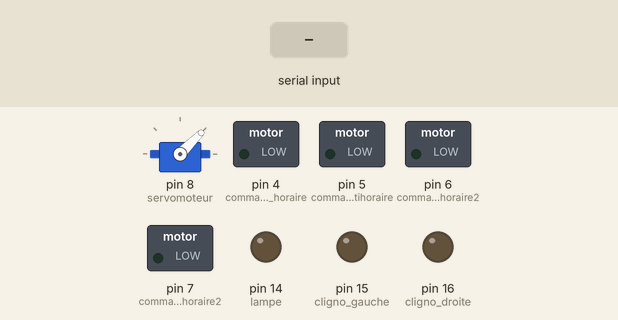
The sketch below on a simulated Arduino Uno, built with avr-gcc and run on an emulated ATmega328P. On the bench: servo, switched loads named in the sketch (green lamp = pin HIGH), output pins drawn as LEDs (lit = HIGH). The test bench sets the inputs (shaded band).

Above: at 1.2 s.
1.3 s: "Z" received over the second serial link
At 1.9 s:
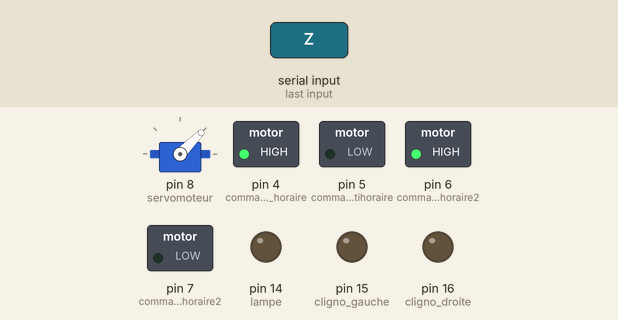
2.8 s: "S" received over the second serial link
At 3.1 s:
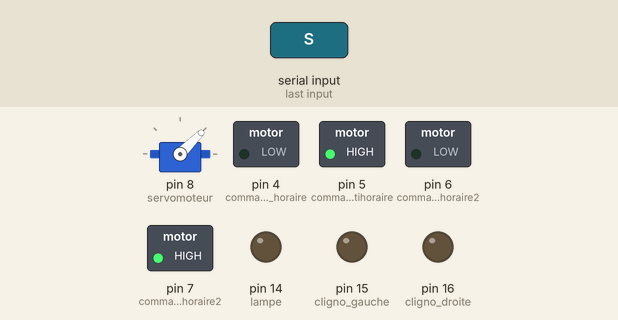
4.3 s: "Q" received over the second serial link
At 5.4 s:
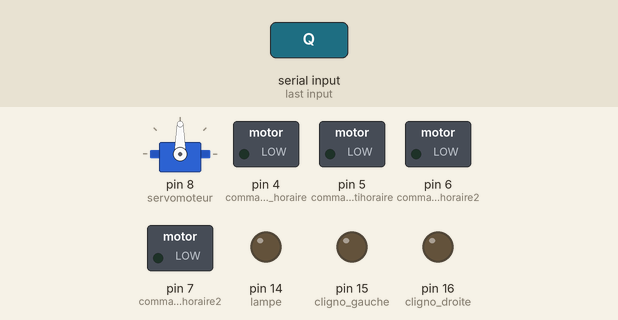
5.8 s: "D" received over the second serial link
At 6.6 s:
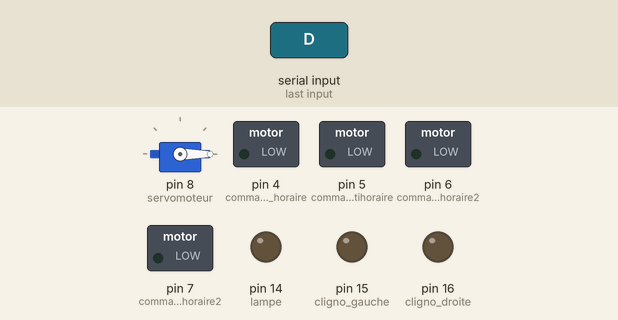
7.3 s: "A" received over the second serial link
At 7.8 s:
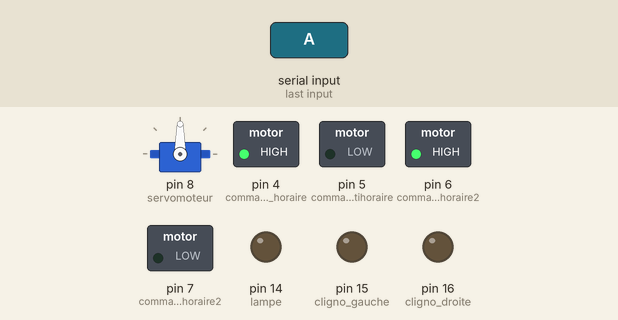
8.8 s: "W" received over the second serial link
At 10.1 s:
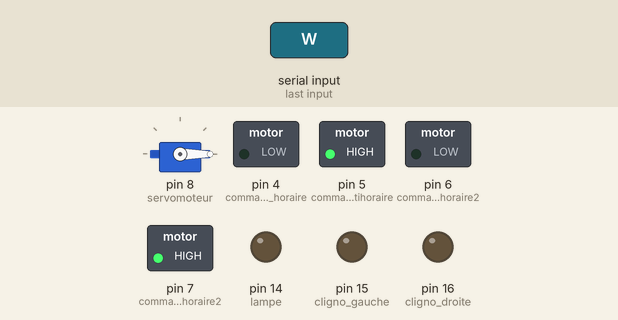
Timing chart, 0 to 11.3 s (numbered marks = the images above; inputs shaded):
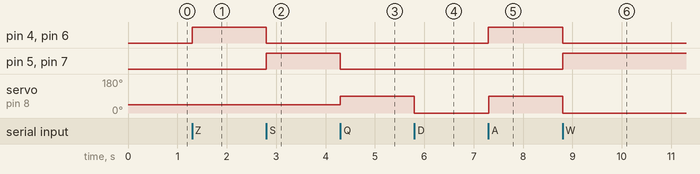

The sketch:

Complet.ino
```cpp
// Bibliotheque //
#include <SoftwareSerial.h>
#include <Servo.h>

// Declaration variable //
#define commande_moteur_horaire 4 //Grove relay
#define commande_moteur_horaire2 6 //Grove relay
#define commande_moteur_antihoraire 5 //Grove relay
#define commande_moteur_antihoraire2 7 //Grove relay
#define RX 2 //Grove bluetooth
#define TX 3 // Grove bluetooth
#define servomoteur 8
#define cligno_gauche 15 //A1
#define cligno_droite 16 //A2
#define lampe 14 //A0

SoftwareSerial mySerial(RX,TX);
Servo monServomoteur;


char bluetooth;
int commande_bluetooth;
int val_servo=45;
boolean etat_lampe=0;
boolean etat_cligno_gauche=0;
boolean etat_cligno_droite=0;
boolean etat_warning=0;
boolean etat_cligno=0;
unsigned long timer0=0;

void setup()
{
    Serial.begin(9600);
    mySerial.begin(9600);

    pinMode(commande_moteur_horaire, OUTPUT);
    pinMode(commande_moteur_horaire2, OUTPUT);
    pinMode(commande_moteur_antihoraire, OUTPUT);
    pinMode(commande_moteur_antihoraire2, OUTPUT);

    pinMode(lampe, OUTPUT);
    pinMode(cligno_gauche, OUTPUT);
    pinMode(cligno_droite, OUTPUT);

	monServomoteur.attach(servomoteur);
}
void loop()
{
    // Ordre de marche bluetooth //
//    Serial.print("\t");
//    Serial.print("commande bluetooth :");
//    Serial.print(commande_bluetooth);
//    Serial.print("\t");

    if (mySerial.available()>0)
    {
      bluetooth = mySerial.read() ;
//      Serial.println(bluetooth);
      if (bluetooth == 'Z') //avancer
      {
        commande_bluetooth = 1;
      }
      else if (bluetooth == 'S') // Reculer
      {
        commande_bluetooth = 2;
      }
      else if (bluetooth == 'Q') // Gauche
      {
        commande_bluetooth = 3;
      }
	  else if (bluetooth == 'D') // Droite
      {
        commande_bluetooth = 4;
      }
	  else if (bluetooth == 'A') // Avancer + Gauche
      {
        commande_bluetooth = 5;
      }
	  else if (bluetooth == 'E') // Avancer + Droite
      {
        commande_bluetooth = 6;
      }
	  else if (bluetooth == 'W') // Reculer + Gauche
      {
        commande_bluetooth = 7;
      }
	  else if (bluetooth == 'C') // Reculer + Droite
      {
        commande_bluetooth = 8;
      }

	  else if (bluetooth == 'X') // STOP
      {
        commande_bluetooth = 0;
      }
      else if (bluetooth == 'R') // Lampe
      {
        etat_lampe= !etat_lampe;
      }
      else if (bluetooth == 'F') // Warning
      {
       etat_warning= !etat_warning;
       etat_cligno_gauche=0;
       etat_cligno_droite=0;
      }
      else if (bluetooth == 'G') // Clignotant Gauche
      {
        etat_cligno_gauche= !etat_cligno_gauche;
        etat_cligno_droite=0;
        etat_warning=0;
      }
      else if (bluetooth == 'T') // Clignotant Droite
      {
        etat_cligno_droite = !etat_cligno_droite;
        etat_cligno_gauche=0;
        etat_warning=0;
      }
    }

    // Commande moteur //
	if(commande_bluetooth==0) //Stop Moteur
	{
		digitalWrite(commande_moteur_horaire, LOW);
		digitalWrite(commande_moteur_horaire2, LOW);
		digitalWrite(commande_moteur_antihoraire, LOW);
		digitalWrite(commande_moteur_antihoraire2, LOW);
    val_servo=45;
	}
	if(commande_bluetooth==1 /*|| commande_bluetooth==5 || commande_bluetooth==6*/) //Avancer ou Avancer + Gauche ou Avancer + Gauche
	{
		digitalWrite(commande_moteur_horaire, HIGH);
		digitalWrite(commande_moteur_horaire2, HIGH);
		digitalWrite(commande_moteur_antihoraire, LOW);
		digitalWrite(commande_moteur_antihoraire2, LOW);
    val_servo=45;
	}
	if(commande_bluetooth==2 /*|| commande_bluetooth==7 || commande_bluetooth==8*/) //Reculer
	{
		digitalWrite(commande_moteur_horaire, LOW);
		digitalWrite(commande_moteur_horaire2, LOW);
		digitalWrite(commande_moteur_antihoraire, HIGH);
		digitalWrite(commande_moteur_antihoraire2, HIGH);
   val_servo=45;
	}
	if(commande_bluetooth==3) //A Gauche ou A droite
	{
		digitalWrite(commande_moteur_horaire, LOW);
		digitalWrite(commande_moteur_horaire2, LOW);
		digitalWrite(commande_moteur_antihoraire, LOW);
		digitalWrite(commande_moteur_antihoraire2, LOW);
    val_servo=90;
	}
 if(commande_bluetooth==4) //A Gauche ou A droite
 {
    digitalWrite(commande_moteur_horaire, LOW);
    digitalWrite(commande_moteur_horaire2, LOW);
    digitalWrite(commande_moteur_antihoraire, LOW);
    digitalWrite(commande_moteur_antihoraire2, LOW);
    val_servo=0;
  }

  if(commande_bluetooth==5)
    {
      digitalWrite(commande_moteur_horaire, HIGH);
    digitalWrite(commande_moteur_horaire2, HIGH);
    digitalWrite(commande_moteur_antihoraire, LOW);
    digitalWrite(commande_moteur_antihoraire2, LOW);
      if(val_servo<90)
        {
          val_servo+=5;
        }
    }
    if(commande_bluetooth==6)
    {
      digitalWrite(commande_moteur_horaire, HIGH);
    digitalWrite(commande_moteur_horaire2, HIGH);
    digitalWrite(commande_moteur_antihoraire, LOW);
    digitalWrite(commande_moteur_antihoraire2, LOW);
      if(val_servo>0)
        {
          val_servo-=5;
        }
    }
    if(commande_bluetooth==7)
    {
      digitalWrite(commande_moteur_horaire, LOW);
    digitalWrite(commande_moteur_horaire2, LOW);
    digitalWrite(commande_moteur_antihoraire, HIGH);
    digitalWrite(commande_moteur_antihoraire2, HIGH);
      if(val_servo>0)
        {
          val_servo-=5;
        }
    }
    if(commande_bluetooth==8)
    {
      digitalWrite(commande_moteur_horaire, LOW);
    digitalWrite(commande_moteur_horaire2, LOW);
    digitalWrite(commande_moteur_antihoraire, HIGH);
    digitalWrite(commande_moteur_antihoraire2, HIGH);
      if(val_servo<90)
        {
          val_servo+=5;
        }
    }

    //Commande lampe
    if(etat_lampe==1)
    {
      digitalWrite(lampe, HIGH);
    }
   else
    {
      digitalWrite(lampe, LOW);
    }

    //Commande cligno
   if(etat_warning==1)
    {
      if (millis() - timer0 >=1000)
      {
        etat_cligno=!etat_cligno;
        digitalWrite(cligno_gauche, etat_cligno);
        digitalWrite(cligno_droite, etat_cligno);
        timer0=millis();
      }
    }
    else if(etat_cligno_gauche==1)
    {
      if (millis() - timer0 >=1000)
      {
        etat_cligno=!etat_cligno;
        digitalWrite(cligno_gauche, etat_cligno);
        timer0=millis();
      }
      digitalWrite(cligno_droite, LOW);
    }
    else if(etat_cligno_droite==1)
    {
      if (millis() - timer0 >=1000)
      {
        etat_cligno=!etat_cligno;
        digitalWrite(cligno_droite, etat_cligno);
        timer0=millis();
      }
      digitalWrite(cligno_gauche, LOW);
    }
   else
    {
      digitalWrite(cligno_droite, LOW);
      digitalWrite(cligno_gauche, LOW);
    }

  monServomoteur.write(val_servo);
  //Serial.println(val_servo);
}
```

Measured:
- after the input at 1.3 s, pin 4 (commande_moteur_horaire), pin 6 (commande_moteur_horaire2): LOW → HIGH at once
- after the input at 2.8 s, pin 4 (commande_moteur_horaire), pin 6 (commande_moteur_horaire2): HIGH → LOW at once; pin 5 (commande_moteur_antihoraire), pin 7 (commande_moteur_antihoraire2): LOW → HIGH at once
- after the input at 4.3 s, pin 5 (commande_moteur_antihoraire), pin 7 (commande_moteur_antihoraire2): HIGH → LOW at once; servo on pin 8 (servomoteur): 45° → 90° at once
- after the input at 5.8 s, servo on pin 8 (servomoteur): 90° → 0° at once
- after the input at 7.3 s, pin 4 (commande_moteur_horaire), pin 6 (commande_moteur_horaire2): LOW → HIGH at once; servo on pin 8 (servomoteur): 0° → 90° at once
- after the input at 8.8 s, pin 4 (commande_moteur_horaire), pin 6 (commande_moteur_horaire2): HIGH → LOW at once; pin 5 (commande_moteur_antihoraire), pin 7 (commande_moteur_antihoraire2): LOW → HIGH at once; servo on pin 8 (servomoteur): 90° → 0° at once
